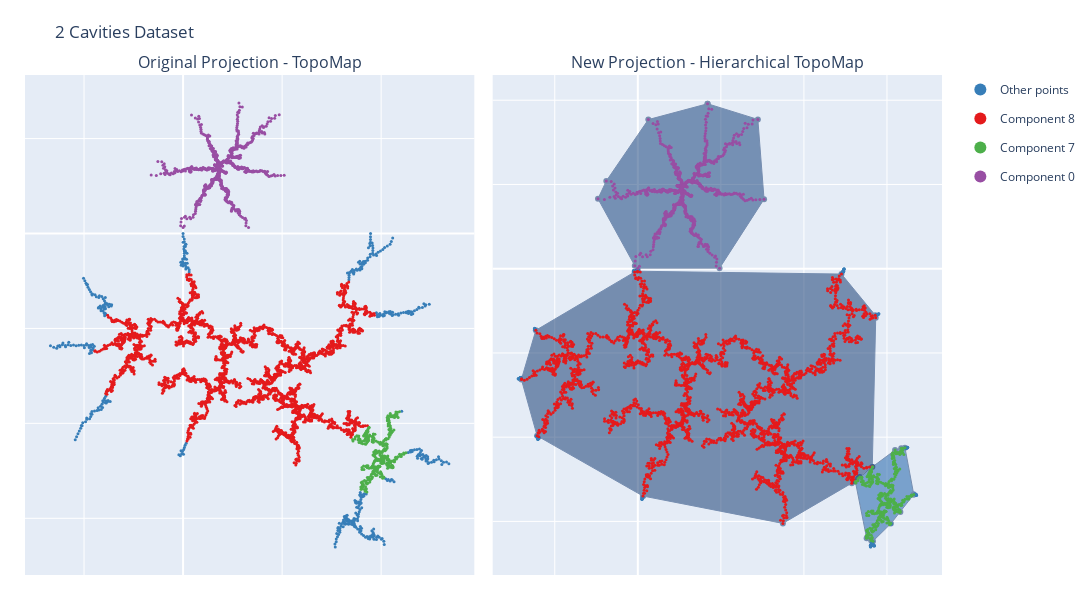

Notebook code for this chart:
### Code cell
fig = plot_topomap_comparison_highlight(proj_topomap_cavities, proj_hier_cavities, 
                                        components_to_highligth, df_comp_cavities,
                                        hiertopomap_cavities)
fig.update_layout(title='2 Cavities Dataset')
fig.show()

### Figure 1 — Plotly figure (JSON) as saved in the notebook; plotly's stock layout.template omitted (floating-point values rounded to 4 significant figures; data arrays with more than 128 entries replaced by an {"elided": "..."} marker saying what was removed)
{"data": [{"legendgroup": "Other points", "marker": {"color": "#377eb8", "size": 3}, "mode": "markers", "name": "Other points", "type": "scatter", "x": {"elided": "434 float values"}, "xaxis": "x", "y": {"elided": "434 float values"}, "yaxis": "y"}, {"legendgroup": "Component 8", "marker": {"color": "#e41a1c", "size": 3}, "mode": "markers", "name": "Component 8", "type": "scatter", "x": {"elided": "2242 float values"}, "xaxis": "x", "y": {"elided": "2242 float values"}, "yaxis": "y"}, {"legendgroup": "Component 7", "marker": {"color": "#4daf4a", "size": 3}, "mode": "markers", "name": "Component 7", "type": "scatter", "x": {"elided": "325 float values"}, "xaxis": "x", "y": {"elided": "325 float values"}, "yaxis": "y"}, {"legendgroup": "Component 0", "marker": {"color": "#984ea3", "size": 3}, "mode": "markers", "name": "Component 0", "type": "scatter", "x": {"elided": "1001 float values"}, "xaxis": "x", "y": {"elided": "1001 float values"}, "yaxis": "y"}, {"fill": "toself", "fillcolor": "rgb(8, 54, 116)", "legendgroup": "Components", "line": {"color": "rgb(8, 48, 107)", "width": 1}, "name": "Components", "opacity": 0.5, "showlegend": false, "text": "Component 0", "type": "scatter", "x": [41.99, 6.335, -18.96, -23.98, -1.807, 0, 49.21, 76.0, 72.27, 41.99], "xaxis": "x2", "y": [97.91, 88.51, 52.06, 41.54, 1.746, 0.3185, 0.3185, 41.3, 88.61, 97.91], "yaxis": "y2"}, {"fill": "toself", "fillcolor": "rgb(15, 89, 163)", "legendgroup": "Components", "line": {"color": "rgb(8, 48, 107)", "width": 1}, "name": "Components", "opacity": 0.5, "showlegend": false, "text": "Component 7", "type": "scatter", "x": [166.1, 160.8, 158.6, 154.9, 141.2, 133.6, 132.6, 131.0, 137.8, 140.5, 141.6, 152.3, 158.1, 166.1], "xaxis": "x2", "y": [-134.0, -106.2, -106.6, -107.7, -117.7, -123.6, -124.6, -126.3, -160.0, -161.3, -161.7, -151.3, -144.4, -134.0], "yaxis": "y2"}, {"fill": "toself", "fillcolor": "rgb(8, 48, 107)", "legendgroup": "Components", "line": {"color": "rgb(8, 48, 107)", "width": 1}, "name": "Components", "opacity": 0.5, "showlegend": false, "text": "Component 8", "type": "scatter", "x": [3.108, 87.34, 128.8, 141.2, 143.2, 142.9, 122.6, -0.1564, -1.9, -61.39, -69.97, -70.07, -60.62, -59.61, 3.108], "xaxis": "x2", "y": [-134.9, -151.2, -127.3, -117.6, -29.08, -27.6, -3.19, -1.503, -1.937, -36.56, -65.35, -65.77, -99.17, -99.77, -134.9], "yaxis": "y2"}, {"legendgroup": "Other points", "marker": {"color": "#377eb8", "size": 3}, "mode": "markers", "name": "Other points", "showlegend": false, "type": "scatter", "x": {"elided": "434 float values"}, "xaxis": "x2", "y": {"elided": "434 float values"}, "yaxis": "y2"}, {"legendgroup": "Component 8", "marker": {"color": "#e41a1c", "size": 3}, "mode": "markers", "name": "Component 8", "showlegend": false, "type": "scatter", "x": {"elided": "2242 float values"}, "xaxis": "x2", "y": {"elided": "2242 float values"}, "yaxis": "y2"}, {"legendgroup": "Component 7", "marker": {"color": "#4daf4a", "size": 3}, "mode": "markers", "name": "Component 7", "showlegend": false, "type": "scatter", "x": {"elided": "325 float values"}, "xaxis": "x2", "y": {"elided": "325 float values"}, "yaxis": "y2"}, {"legendgroup": "Component 0", "marker": {"color": "#984ea3", "size": 3}, "mode": "markers", "name": "Component 0", "showlegend": false, "type": "scatter", "x": {"elided": "1001 float values"}, "xaxis": "x2", "y": {"elided": "1001 float values"}, "yaxis": "y2"}], "layout": {"annotations": [{"font": {"size": 16}, "showarrow": false, "text": "Original Projection - TopoMap", "x": 0.245, "xanchor": "center", "xref": "paper", "y": 1, "yanchor": "bottom", "yref": "paper"}, {"font": {"size": 16}, "showarrow": false, "text": "New Projection - Hierarchical TopoMap", "x": 0.755, "xanchor": "center", "xref": "paper", "y": 1, "yanchor": "bottom", "yref": "paper"}], "height": 600, "legend": {"itemsizing": "constant"}, "margin": {"b": 25, "l": 25, "r": 25, "t": 75}, "title": {"text": "2 Cavities Dataset"}, "width": 1200, "xaxis": {"anchor": "y", "domain": [0, 0.49], "showticklabels": false}, "xaxis2": {"anchor": "y2", "domain": [0.51, 1], "showticklabels": false}, "yaxis": {"anchor": "x", "domain": [0, 1], "showticklabels": false}, "yaxis2": {"anchor": "x2", "domain": [0, 1], "showticklabels": false}}}
